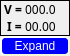
    <widget class="QWidget" name="layoutWidget_6">
     <property name="geometry">
      <rect>
       <x>820</x>
       <y>600</y>
       <width>83</width>
       <height>84</height>
      </rect>
     </property>
     <layout class="QVBoxLayout" name="verticalLayout_19" stretch="0,0">
      <property name="spacing">
       <number>0</number>
      </property>
      <property name="sizeConstraint">
       <enum>QLayout::SetFixedSize</enum>
      </property>
      <property name="leftMargin">
       <number>0</number>
      </property>
      <property name="topMargin">
       <number>0</number>
      </property>
      <property name="rightMargin">
       <number>0</number>
      </property>
      <property name="bottomMargin">
       <number>0</number>
      </property>
      <item>
       <widget class="QFrame" name="frame_6">
        <property name="frameShape">
         <enum>QFrame::Panel</enum>
        </property>
        <layout class="QHBoxLayout" name="horizontalLayout_7">
         <property name="spacing">
          <number>0</number>
         </property>
         <property name="leftMargin">
          <number>0</number>
         </property>
         <property name="topMargin">
          <number>0</number>
         </property>
         <property name="rightMargin">
          <number>0</number>
         </property>
         <property name="bottomMargin">
          <number>0</number>
         </property>
         <item>
          <layout class="QVBoxLayout" name="verticalLayout_20">
           <item>
            <widget class="QLabel" name="PV_Va_label">
             <property name="font">
              <font>
               <family>Inter UI</family>
               <pointsize>9</pointsize>
               <weight>75</weight>
               <bold>true</bold>
              </font>
             </property>
             <property name="text">
              <string> V =</string>
             </property>
            </widget>
           </item>
           <item>
            <widget class="QLabel" name="PV_Ia_label">
             <property name="font">
              <font>
               <family>Inter UI</family>
               <pointsize>9</pointsize>
               <weight>75</weight>
               <bold>true</bold>
              </font>
             </property>
             <property name="text">
              <string>  I =</string>
             </property>
            </widget>
           </item>
          </layout>
         </item>
         <item>
          <layout class="QVBoxLayout" name="verticalLayout_21">
           <item>
            <widget class="QLabel" name="PV_live_Va_label">
             <property name="sizePolicy">
              <sizepolicy hsizetype="Expanding" vsizetype="Preferred">
               <horstretch>0</horstretch>
               <verstretch>0</verstretch>
              </sizepolicy>
             </property>
             <property name="font">
              <font>
               <family>Inter UI Medium</family>
               <pointsize>9</pointsize>
              </font>
             </property>
             <property name="text">
              <string> 000.0 </string>
             </property>
            </widget>
           </item>
           <item>
            <widget class="QLabel" name="PV_live_Ia_label">
             <property name="sizePolicy">
              <sizepolicy hsizetype="Expanding" vsizetype="Preferred">
               <horstretch>0</horstretch>
               <verstretch>0</verstretch>
              </sizepolicy>
             </property>
             <property name="font">
              <font>
               <family>Inter UI Medium</family>
               <pointsize>9</pointsize>
              </font>
             </property>
             <property name="text">
              <string> 00.00 </string>
             </property>
            </widget>
           </item>
          </layout>
         </item>
        </layout>
       </widget>
      </item>
      <item>
       <widget class="QPushButton" name="PV_expand_butt">
        <property name="minimumSize">
         <size>
          <width>70</width>
          <height>20</height>
         </size>
        </property>
        <property name="maximumSize">
         <size>
          <width>80</width>
          <height>20</height>
         </size>
        </property>
        <property name="sizeIncrement">
         <size>
          <width>1</width>
          <height>1</height>
         </size>
        </property>
        <property name="toolTip">
         <string>&lt;html&gt;&lt;head/&gt;&lt;body&gt;&lt;p&gt;Opens a window with data from the solar panels.&lt;/p&gt;&lt;/body&gt;&lt;/html&gt;</string>
        </property>
        <property name="styleSheet">
         <string notr="true">#PV_expand_butt{
background-color: blue;
border-style: outset;
border-radius: 5px;
border-width:2px;
border-color:beige;
font-size:12px;
font-weight:100;
color: white;

padding:2px;

}
#PV_expand_butt:pressed{
	background-color: #ff8c00;
}</string>
        </property>
        <property name="text">
         <string>Expand</string>
        </property>
        <property name="checkable">
         <bool>true</bool>
        </property>
       </widget>
      </item>
     </layout>
    </widget>
